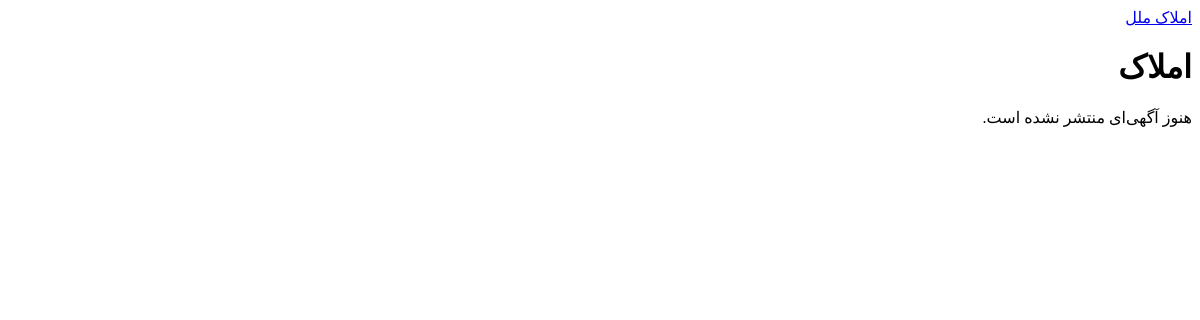
Before: / with the older database file.
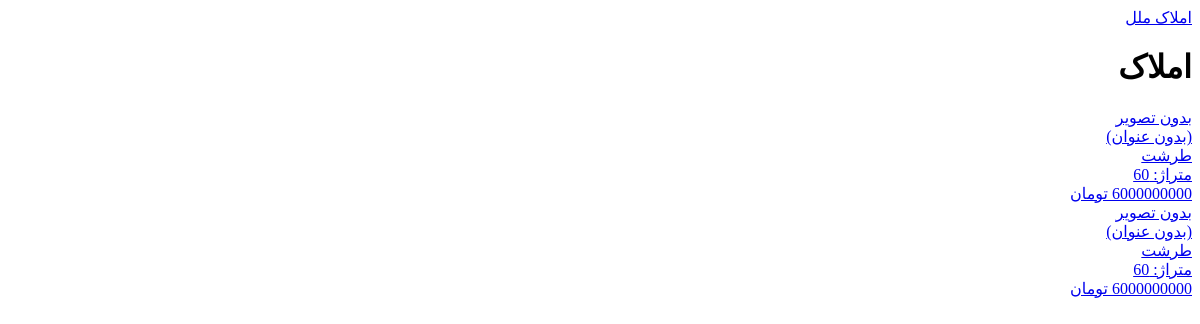
After: the same page with the newer database file.
### consultants/models.py (models this page shows, shortened)
class Filing(models.Model):
    consultant = models.ForeignKey(
        settings.AUTH_USER_MODEL,
        on_delete=models.PROTECT,
        related_name="listings"
    )
    source_request_ct = models.ForeignKey(
        ContentType,
        on_delete=models.SET_NULL,
        null=True,
        blank=True
    )
    source_request_id = models.PositiveIntegerField(null=True, blank=True)
    source_request = GenericForeignKey("source_request_ct", "source_request_id")
    property_type = models.CharField(max_length=20, choices=PROPERTY_TYPE_CHOICES)
    listing_type = models.CharField(max_length=20, choices=LISTING_TYPE_CHOICES)
    district = models.ForeignKey(District, on_delete=models.PROTECT)
    address = models.CharField(max_length=200, blank=True)
    area = models.PositiveIntegerField()
    total_floors = models.PositiveSmallIntegerField(choices=TOTAL_FLOORS_CHOICES, null=True, blank=True)
    floor = models.SmallIntegerField(choices=FLOOR_CHOICES, null=True, blank=True)
    units_per_floor = models.PositiveSmallIntegerField(choices=UNITS_PER_FLOOR_CHOICES, null=True, blank=True)
    bedrooms = models.PositiveSmallIntegerField(choices=BEDROOM_CHOICES, null=True, blank=True)
    year_built = models.SmallIntegerField(choices=YEAR_BUILT_CHOICES, null=True, blank=True)
    occupancy_status = models.PositiveIntegerField(max_length=20, choices=OCCUPANCY_STATUS_CHOICES, blank=True)
    deed_status = models.PositiveIntegerField(max_length=20, choices=DEED_STATUS_CHOICES, blank=True)
    price = models.BigIntegerField(null=True, blank=True)
    exact_deposit = models.BigIntegerField(null=True, blank=True)
    exact_monthly_rent = models.BigIntegerField(null=True, blank=True)
    is_convertible = models.BooleanField(default=False)
    min_monthly_rent = models.BigIntegerField(null=True, blank=True)
    max_monthly_rent = models.BigIntegerField(null=True, blank=True)
    min_deposit = models.BigIntegerField(null=True, blank=True)
    max_deposit =models.BigIntegerField(null=True, blank=True)
    has_elevator = models.BooleanField(default=False)
    has_balcony = models.BooleanField(default=False)
    has_parking = models.BooleanField(default=False)
    has_storage = models.BooleanField(default=False)
    title = models.CharField(max_length=200)
    description = models.TextField(blank=True)
    picture_1 = models.ImageField(upload_to="media/apartment",blank=True)
    picture_2 = models.ImageField(upload_to="media/apartment", blank=True)
    picture_3 = models.ImageField(upload_to="media/apartment", blank=True)
    picture_4 = models.ImageField(upload_to="media/apartment", blank=True)
    picture_5 = models.ImageField(upload_to="media/apartment", blank=True)
    created_at = models.DateTimeField(auto_now_add=True)
    published_at = models.DateTimeField(null=True, blank=True)
    is_published = models.BooleanField(default=False)
    class Meta:
        ordering = ["-published_at", "-created_at"]

### filing_requests/models.py (models this page shows, shortened)
class District(models.Model):
    name = models.CharField(max_length=100, unique=True)
    class Meta:
        ordering = ["name"]

### core/views.py (the view)
# urls.py: 2. Add a URL to urlpatterns:  path('', views.home, name='home')
def home(request):
    files = Filing.objects.filter(is_published=True).select_related("district")
    return render(request, "home.html", {"files":files})

### core/templates/home.html (shortened to what this page needs)
{% extends "base.html" %}
{% block page_title %}املاک{% endblock %}
{% block content %}
<div class="cards">
    {% for file in files %}
        <a class="card" href="{% url 'core:file_detail' file.pk %}">
            <div class="card-image">
                {% if file.picture_1 %}
                    <img src="{{ file.picture_1.url }}" alt="">
                {% else %}
                    <div class="no-image">بدون تصویر</div>
                {% endif %}
            </div>
            <div class="card-title">{{ file.title|default:"(بدون عنوان)" }}</div>
            <div class="card-district">{{ file.district.name }}</div>
            <div class="card-area">متراژ: {{ file.area }}</div>
            <div class="card-price">
                {% if file.listing_type == "sale" %}
                    {{ file.price }} تومان
                {% else %}
                    ودیعه {{ file.deposit }} — اجاره {{ file.monthly_rent }}
                {% endif %}
            </div>
        </a>
    {% empty %}
        <p>هنوز آگهی‌ای منتشر نشده است.</p>
    {% endfor %}
</div>
{% endblock %}

Changed rows visible on the page:
added Filing: picture_1 "بدون تصویر", title "(بدون عنوان)", district.name "طرشت", area "60", price "6000000000"
added Filing: picture_1 "بدون تصویر", title "(بدون عنوان)", district.name "طرشت", area "60", price "6000000000"
Other visible differences:
text no longer shown: "هنوز آگهی‌ای منتشر نشده است."
